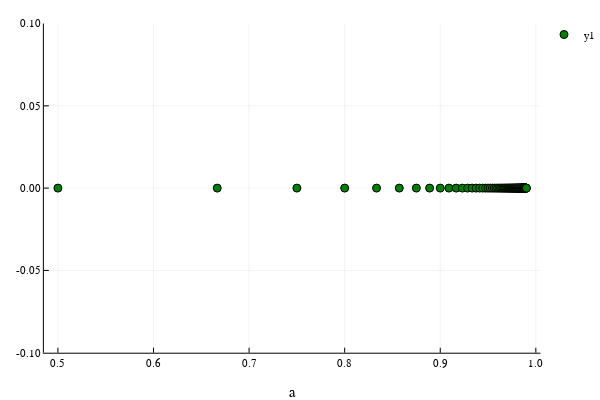

Notebook cell for this chart:
### Code cell
## display on a line
domain =1:100
scatter(seq1.(domain), [0 for i in domain],ylims=(-0.1,0.1),xlabel="a", markercolor = :green)

### Figure 1 — Plotly figure (JSON) as saved in the notebook; plotly's stock layout.template omitted (floating-point values rounded to 4 significant figures)
{"data": [{"colorbar": {"title": ""}, "marker": {"color": ["rgba(0, 128, 0, 1.000)", "rgba(0, 128, 0, 1.000)", "rgba(0, 128, 0, 1.000)", "rgba(0, 128, 0, 1.000)", "rgba(0, 128, 0, 1.000)", "rgba(0, 128, 0, 1.000)", "rgba(0, 128, 0, 1.000)", "rgba(0, 128, 0, 1.000)", "rgba(0, 128, 0, 1.000)", "rgba(0, 128, 0, 1.000)", "rgba(0, 128, 0, 1.000)", "rgba(0, 128, 0, 1.000)", "rgba(0, 128, 0, 1.000)", "rgba(0, 128, 0, 1.000)", "rgba(0, 128, 0, 1.000)", "rgba(0, 128, 0, 1.000)", "rgba(0, 128, 0, 1.000)", "rgba(0, 128, 0, 1.000)", "rgba(0, 128, 0, 1.000)", "rgba(0, 128, 0, 1.000)", "rgba(0, 128, 0, 1.000)", "rgba(0, 128, 0, 1.000)", "rgba(0, 128, 0, 1.000)", "rgba(0, 128, 0, 1.000)", "rgba(0, 128, 0, 1.000)", "rgba(0, 128, 0, 1.000)", "rgba(0, 128, 0, 1.000)", "rgba(0, 128, 0, 1.000)", "rgba(0, 128, 0, 1.000)", "rgba(0, 128, 0, 1.000)", "rgba(0, 128, 0, 1.000)", "rgba(0, 128, 0, 1.000)", "rgba(0, 128, 0, 1.000)", "rgba(0, 128, 0, 1.000)", "rgba(0, 128, 0, 1.000)", "rgba(0, 128, 0, 1.000)", "rgba(0, 128, 0, 1.000)", "rgba(0, 128, 0, 1.000)", "rgba(0, 128, 0, 1.000)", "rgba(0, 128, 0, 1.000)", "rgba(0, 128, 0, 1.000)", "rgba(0, 128, 0, 1.000)", "rgba(0, 128, 0, 1.000)", "rgba(0, 128, 0, 1.000)", "rgba(0, 128, 0, 1.000)", "rgba(0, 128, 0, 1.000)", "rgba(0, 128, 0, 1.000)", "rgba(0, 128, 0, 1.000)", "rgba(0, 128, 0, 1.000)", "rgba(0, 128, 0, 1.000)", "rgba(0, 128, 0, 1.000)", "rgba(0, 128, 0, 1.000)", "rgba(0, 128, 0, 1.000)", "rgba(0, 128, 0, 1.000)", "rgba(0, 128, 0, 1.000)", "rgba(0, 128, 0, 1.000)", "rgba(0, 128, 0, 1.000)", "rgba(0, 128, 0, 1.000)", "rgba(0, 128, 0, 1.000)", "rgba(0, 128, 0, 1.000)", "rgba(0, 128, 0, 1.000)", "rgba(0, 128, 0, 1.000)", "rgba(0, 128, 0, 1.000)", "rgba(0, 128, 0, 1.000)", "rgba(0, 128, 0, 1.000)", "rgba(0, 128, 0, 1.000)", "rgba(0, 128, 0, 1.000)", "rgba(0, 128, 0, 1.000)", "rgba(0, 128, 0, 1.000)", "rgba(0, 128, 0, 1.000)", "rgba(0, 128, 0, 1.000)", "rgba(0, 128, 0, 1.000)", "rgba(0, 128, 0, 1.000)", "rgba(0, 128, 0, 1.000)", "rgba(0, 128, 0, 1.000)", "rgba(0, 128, 0, 1.000)", "rgba(0, 128, 0, 1.000)", "rgba(0, 128, 0, 1.000)", "rgba(0, 128, 0, 1.000)", "rgba(0, 128, 0, 1.000)", "rgba(0, 128, 0, 1.000)", "rgba(0, 128, 0, 1.000)", "rgba(0, 128, 0, 1.000)", "rgba(0, 128, 0, 1.000)", "rgba(0, 128, 0, 1.000)", "rgba(0, 128, 0, 1.000)", "rgba(0, 128, 0, 1.000)", "rgba(0, 128, 0, 1.000)", "rgba(0, 128, 0, 1.000)", "rgba(0, 128, 0, 1.000)", "rgba(0, 128, 0, 1.000)", "rgba(0, 128, 0, 1.000)", "rgba(0, 128, 0, 1.000)", "rgba(0, 128, 0, 1.000)", "rgba(0, 128, 0, 1.000)", "rgba(0, 128, 0, 1.000)", "rgba(0, 128, 0, 1.000)", "rgba(0, 128, 0, 1.000)", "rgba(0, 128, 0, 1.000)", "rgba(0, 128, 0, 1.000)"], "line": {"color": ["rgba(0, 0, 0, 1.000)", "rgba(0, 0, 0, 1.000)", "rgba(0, 0, 0, 1.000)", "rgba(0, 0, 0, 1.000)", "rgba(0, 0, 0, 1.000)", "rgba(0, 0, 0, 1.000)", "rgba(0, 0, 0, 1.000)", "rgba(0, 0, 0, 1.000)", "rgba(0, 0, 0, 1.000)", "rgba(0, 0, 0, 1.000)", "rgba(0, 0, 0, 1.000)", "rgba(0, 0, 0, 1.000)", "rgba(0, 0, 0, 1.000)", "rgba(0, 0, 0, 1.000)", "rgba(0, 0, 0, 1.000)", "rgba(0, 0, 0, 1.000)", "rgba(0, 0, 0, 1.000)", "rgba(0, 0, 0, 1.000)", "rgba(0, 0, 0, 1.000)", "rgba(0, 0, 0, 1.000)", "rgba(0, 0, 0, 1.000)", "rgba(0, 0, 0, 1.000)", "rgba(0, 0, 0, 1.000)", "rgba(0, 0, 0, 1.000)", "rgba(0, 0, 0, 1.000)", "rgba(0, 0, 0, 1.000)", "rgba(0, 0, 0, 1.000)", "rgba(0, 0, 0, 1.000)", "rgba(0, 0, 0, 1.000)", "rgba(0, 0, 0, 1.000)", "rgba(0, 0, 0, 1.000)", "rgba(0, 0, 0, 1.000)", "rgba(0, 0, 0, 1.000)", "rgba(0, 0, 0, 1.000)", "rgba(0, 0, 0, 1.000)", "rgba(0, 0, 0, 1.000)", "rgba(0, 0, 0, 1.000)", "rgba(0, 0, 0, 1.000)", "rgba(0, 0, 0, 1.000)", "rgba(0, 0, 0, 1.000)", "rgba(0, 0, 0, 1.000)", "rgba(0, 0, 0, 1.000)", "rgba(0, 0, 0, 1.000)", "rgba(0, 0, 0, 1.000)", "rgba(0, 0, 0, 1.000)", "rgba(0, 0, 0, 1.000)", "rgba(0, 0, 0, 1.000)", "rgba(0, 0, 0, 1.000)", "rgba(0, 0, 0, 1.000)", "rgba(0, 0, 0, 1.000)", "rgba(0, 0, 0, 1.000)", "rgba(0, 0, 0, 1.000)", "rgba(0, 0, 0, 1.000)", "rgba(0, 0, 0, 1.000)", "rgba(0, 0, 0, 1.000)", "rgba(0, 0, 0, 1.000)", "rgba(0, 0, 0, 1.000)", "rgba(0, 0, 0, 1.000)", "rgba(0, 0, 0, 1.000)", "rgba(0, 0, 0, 1.000)", "rgba(0, 0, 0, 1.000)", "rgba(0, 0, 0, 1.000)", "rgba(0, 0, 0, 1.000)", "rgba(0, 0, 0, 1.000)", "rgba(0, 0, 0, 1.000)", "rgba(0, 0, 0, 1.000)", "rgba(0, 0, 0, 1.000)", "rgba(0, 0, 0, 1.000)", "rgba(0, 0, 0, 1.000)", "rgba(0, 0, 0, 1.000)", "rgba(0, 0, 0, 1.000)", "rgba(0, 0, 0, 1.000)", "rgba(0, 0, 0, 1.000)", "rgba(0, 0, 0, 1.000)", "rgba(0, 0, 0, 1.000)", "rgba(0, 0, 0, 1.000)", "rgba(0, 0, 0, 1.000)", "rgba(0, 0, 0, 1.000)", "rgba(0, 0, 0, 1.000)", "rgba(0, 0, 0, 1.000)", "rgba(0, 0, 0, 1.000)", "rgba(0, 0, 0, 1.000)", "rgba(0, 0, 0, 1.000)", "rgba(0, 0, 0, 1.000)", "rgba(0, 0, 0, 1.000)", "rgba(0, 0, 0, 1.000)", "rgba(0, 0, 0, 1.000)", "rgba(0, 0, 0, 1.000)", "rgba(0, 0, 0, 1.000)", "rgba(0, 0, 0, 1.000)", "rgba(0, 0, 0, 1.000)", "rgba(0, 0, 0, 1.000)", "rgba(0, 0, 0, 1.000)", "rgba(0, 0, 0, 1.000)", "rgba(0, 0, 0, 1.000)", "rgba(0, 0, 0, 1.000)", "rgba(0, 0, 0, 1.000)", "rgba(0, 0, 0, 1.000)", "rgba(0, 0, 0, 1.000)", "rgba(0, 0, 0, 1.000)"], "width": 1}, "size": 8, "symbol": "circle"}, "mode": "markers", "name": "y1", "showlegend": true, "type": "scatter", "x": [0.5, 0.6667, 0.75, 0.8, 0.8333, 0.8571, 0.875, 0.8889, 0.9, 0.9091, 0.9167, 0.9231, 0.9286, 0.9333, 0.9375, 0.9412, 0.9444, 0.9474, 0.95, 0.9524, 0.9545, 0.9565, 0.9583, 0.96, 0.9615, 0.963, 0.9643, 0.9655, 0.9667, 0.9677, 0.9688, 0.9697, 0.9706, 0.9714, 0.9722, 0.973, 0.9737, 0.9744, 0.975, 0.9756, 0.9762, 0.9767, 0.9773, 0.9778, 0.9783, 0.9787, 0.9792, 0.9796, 0.98, 0.9804, 0.9808, 0.9811, 0.9815, 0.9818, 0.9821, 0.9825, 0.9828, 0.9831, 0.9833, 0.9836, 0.9839, 0.9841, 0.9844, 0.9846, 0.9848, 0.9851, 0.9853, 0.9855, 0.9857, 0.9859, 0.9861, 0.9863, 0.9865, 0.9867, 0.9868, 0.987, 0.9872, 0.9873, 0.9875, 0.9877, 0.9878, 0.988, 0.9881, 0.9882, 0.9884, 0.9885, 0.9886, 0.9888, 0.9889, 0.989, 0.9891, 0.9892, 0.9894, 0.9895, 0.9896, 0.9897, 0.9898, 0.9899, 0.99, 0.9901], "xaxis": "x1", "y": [0, 0, 0, 0, 0, 0, 0, 0, 0, 0, 0, 0, 0, 0, 0, 0, 0, 0, 0, 0, 0, 0, 0, 0, 0, 0, 0, 0, 0, 0, 0, 0, 0, 0, 0, 0, 0, 0, 0, 0, 0, 0, 0, 0, 0, 0, 0, 0, 0, 0, 0, 0, 0, 0, 0, 0, 0, 0, 0, 0, 0, 0, 0, 0, 0, 0, 0, 0, 0, 0, 0, 0, 0, 0, 0, 0, 0, 0, 0, 0, 0, 0, 0, 0, 0, 0, 0, 0, 0, 0, 0, 0, 0, 0, 0, 0, 0, 0, 0, 0], "yaxis": "y1"}], "layout": {"annotations": [], "height": 400, "legend": {"bgcolor": "rgba(255, 255, 255, 1.000)", "bordercolor": "rgba(0, 0, 0, 1.000)", "font": {"color": "rgba(0, 0, 0, 1.000)", "family": "sans-serif", "size": 11}, "x": 1, "y": 1}, "margin": {"b": 20, "l": 0, "r": 0, "t": 20}, "paper_bgcolor": "rgba(255, 255, 255, 1.000)", "plot_bgcolor": "rgba(255, 255, 255, 1.000)", "showlegend": true, "width": 600, "xaxis1": {"anchor": "y1", "domain": [0.08064, 0.9934], "gridcolor": "rgba(0, 0, 0, 0.100)", "gridwidth": 0.5, "linecolor": "rgba(0, 0, 0, 1.000)", "mirror": false, "range": [0.4853, 1.005], "showgrid": true, "showline": true, "showticklabels": true, "tickangle": 0, "tickcolor": "rgb(0, 0, 0)", "tickfont": {"color": "rgba(0, 0, 0, 1.000)", "family": "sans-serif", "size": 11}, "tickmode": "array", "ticks": "inside", "ticktext": ["0.5", "0.6", "0.7", "0.8", "0.9", "1.0"], "tickvals": [0.5, 0.6, 0.7, 0.8, 0.9, 1], "title": "a", "titlefont": {"color": "rgba(0, 0, 0, 1.000)", "family": "sans-serif", "size": 15}, "type": "-", "visible": true, "zeroline": false, "zerolinecolor": "rgba(0, 0, 0, 1.000)"}, "yaxis1": {"anchor": "x1", "domain": [0.07581, 0.9902], "gridcolor": "rgba(0, 0, 0, 0.100)", "gridwidth": 0.5, "linecolor": "rgba(0, 0, 0, 1.000)", "mirror": false, "range": [-0.1, 0.1], "showgrid": true, "showline": true, "showticklabels": true, "tickangle": 0, "tickcolor": "rgb(0, 0, 0)", "tickfont": {"color": "rgba(0, 0, 0, 1.000)", "family": "sans-serif", "size": 11}, "tickmode": "array", "ticks": "inside", "ticktext": ["-0.10", "-0.05", "0.00", "0.05", "0.10"], "tickvals": [-0.1, -0.05, 0, 0.05, 0.1], "title": "", "titlefont": {"color": "rgba(0, 0, 0, 1.000)", "family": "sans-serif", "size": 15}, "type": "-", "visible": true, "zeroline": false, "zerolinecolor": "rgba(0, 0, 0, 1.000)"}}}
